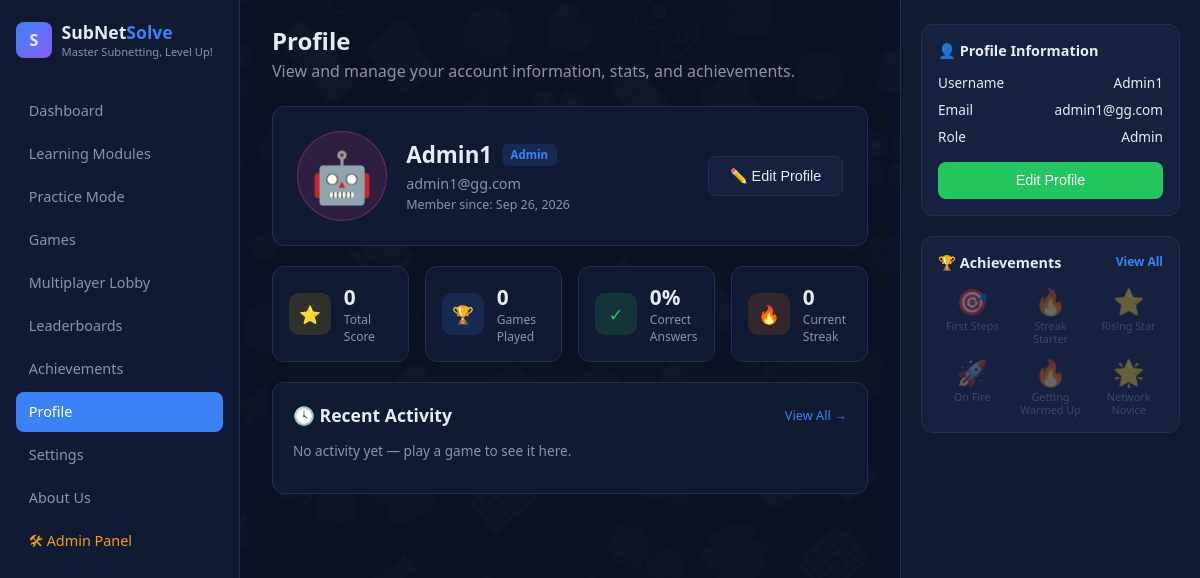
The app's page /profile.php (signed in) with its own data.
### tables this page shows
CREATE TABLE `users` (
  `id` int(11) NOT NULL,
  `username` varchar(50) NOT NULL,
  `email` varchar(100) NOT NULL,
  `password` varchar(255) NOT NULL,
  `avatar` varchar(30) NOT NULL DEFAULT 'fox',
  `is_admin` tinyint(1) NOT NULL DEFAULT 0,
  `created_at` datetime NOT NULL
);

CREATE TABLE `user_progress` (
  `user_id` int(11) NOT NULL,
  `level` int(11) NOT NULL DEFAULT 1,
  `career_xp` int(11) NOT NULL DEFAULT 0,
  `total_xp` int(11) NOT NULL DEFAULT 0,
  `xp_to_next_level` int(11) NOT NULL DEFAULT 500,
  `lessons_completed` int(11) NOT NULL DEFAULT 0,
  `quizzes_completed` int(11) NOT NULL DEFAULT 0,
  `total_correct` int(11) NOT NULL DEFAULT 0,
  `total_wrong` int(11) NOT NULL DEFAULT 0,
  `current_streak` int(11) NOT NULL DEFAULT 0,
  `last_activity_date` date DEFAULT NULL,
  `last_daily_challenge_date` date DEFAULT NULL
);

CREATE TABLE `badges` (
  `id` int(11) NOT NULL,
  `code` varchar(50) NOT NULL,
  `name` varchar(100) NOT NULL,
  `description` varchar(255) NOT NULL,
  `icon` varchar(10) NOT NULL,
  `criteria_type` varchar(30) NOT NULL,
  `criteria_value` int(11) NOT NULL
);

### profile.php (the view, shortened to what this page needs)
<?php
require "config.php";
require "includes/avatars.php";
$userId = $_SESSION["user_id"];
function load_user($conn, $userId) {
    $stmt = mysqli_prepare($conn, "SELECT username, email, avatar, is_admin, created_at FROM users WHERE id = ?");
    mysqli_stmt_bind_param($stmt, "i", $userId);
    mysqli_stmt_execute($stmt);
    return mysqli_stmt_get_result($stmt)->fetch_assoc();
}
$user = load_user($conn, $userId);
$roleLabel = !empty($user["is_admin"]) ? "Admin" : "Student";
$roleClass = !empty($user["is_admin"]) ? "in_progress" : "waiting";
$progStmt = mysqli_prepare($conn, "SELECT career_xp, quizzes_completed, total_correct, total_wrong, current_streak FROM user_progress WHERE user_id = ?");
mysqli_stmt_bind_param($progStmt, "i", $userId);
mysqli_stmt_execute($progStmt);
$prog = mysqli_stmt_get_result($progStmt)->fetch_assoc() ?: ["career_xp"=>0,"quizzes_completed"=>0,"total_correct"=>0,"total_wrong"=>0,"current_streak"=>0];
$totalAnswers = $prog["total_correct"] + $prog["total_wrong"];
$correctPct = $totalAnswers > 0 ? round(($prog["total_correct"] / $totalAnswers) * 100) : 0;
$showAll = isset($_GET["activity"]) && $_GET["activity"] === "all";
$limit = $showAll ? 20 : 5;
$activityResult = mysqli_query($conn, "SELECT game_type, points, played_at FROM scores WHERE user_id = $userId ORDER BY played_at DESC LIMIT $limit");
$badgesResult = mysqli_query($conn, "SELECT * FROM badges ORDER BY criteria_value LIMIT 6");
$earnedStmt = mysqli_prepare($conn, "SELECT badge_id FROM user_badges WHERE user_id = ?");
mysqli_stmt_bind_param($earnedStmt, "i", $userId);
mysqli_stmt_execute($earnedStmt);
$earnedIds = array_column(mysqli_stmt_get_result($earnedStmt)->fetch_all(MYSQLI_ASSOC), "badge_id");
?>
<!DOCTYPE html>
<html lang="en">
<head>
    <link rel="stylesheet" href="dash.css">
    <link rel="stylesheet" href="game.css">
</head>
<body>
<div class="layout">
    <aside class="sidebar">
        <div class="brand">
            <div class="logo">S</div>
            <div>
                <h1>SubNet<span>Solve</span></h1>
                <p>Master Subnetting, Level Up!</p>
            </div>
        </div>
        <a href="dashboard.php" class="nav-link">Dashboard</a>
        <a href="learning_modules.php" class="nav-link">Learning Modules</a>
        <a href="practice.php" class="nav-link">Practice Mode</a>
        <a href="games.php" class="nav-link">Games</a>
        <a href="lobby.php" class="nav-link">Multiplayer Lobby</a>
        <a href="leaderboards.php" class="nav-link">Leaderboards</a>
        <a href="achievements.php" class="nav-link">Achievements</a>
        <a href="profile.php" class="nav-link active">Profile</a>
        <a href="settings.php" class="nav-link">Settings</a>
        <a href="about.php" class="nav-link">About Us</a>
        <?php if (!empty($user["is_admin"])): ?>
            <a href="admin/dashboard.php" class="nav-link" style="color:var(--orange);">🛠 Admin Panel</a>
        <?php endif; ?>
    </aside>
    <main class="main">
        <div class="welcome">
            <h2>Profile</h2>
            <p>View and manage your account information, stats, and achievements.</p>
        </div>
        <div class="profile-hero">
            <div class="profile-hero-left">
                <?= render_avatar($user["avatar"], 90) ?>
                <div>
                    <div class="name-row">
                        <h2><?= htmlspecialchars($user["username"]) ?></h2>
                        <span class="role-tag <?= $roleClass ?>"><?= htmlspecialchars($roleLabel) ?></span>
                    </div>
                    <div class="email"><?= htmlspecialchars($user["email"]) ?></div>
                    <div class="member-since">Member since: <?= date("M j, Y", strtotime($user["created_at"])) ?></div>
                </div>
            </div>
            <button class="btn btn-secondary" id="editToggleBtn1" type="button">✏️ Edit Profile</button>
        </div>
        <div class="stat-grid-4">
            <div class="stat-card">
                <div class="stat-icon" style="background:rgba(234,179,8,0.15); color:var(--gold);">⭐</div>
                <div><div class="value"><?= number_format($prog["career_xp"]) ?></div><div class="label">Total Score</div></div>
            </div>
            <div class="stat-card">
                <div class="stat-icon" style="background:rgba(59,130,246,0.15); color:var(--blue);">🏆</div>
                <div><div class="value"><?= $prog["quizzes_completed"] ?></div><div class="label">Games Played</div></div>
            </div>
            <div class="stat-card">
                <div class="stat-icon" style="background:rgba(34,197,94,0.15); color:var(--green);">✓</div>
                <div><div class="value"><?= $correctPct ?>%</div><div class="label">Correct Answers</div></div>
            </div>
            <div class="stat-card">
                <div class="stat-icon" style="background:rgba(249,115,22,0.15); color:var(--orange);">🔥</div>
                <div><div class="value"><?= $prog["current_streak"] ?></div><div class="label">Current Streak</div></div>
            </div>
        </div>
        <div class="explore-panel">
            <div style="display:flex; justify-content:space-between; align-items:center; margin-bottom:0.8rem;">
                <h3 class="section-title" style="margin:0;">🕓 Recent Activity</h3>
                <?php if (!$showAll): ?>
                    <a href="profile.php?activity=all" style="font-size:0.8rem; color:var(--blue); text-decoration:none;">View All →</a>
                <?php else: ?>
                    <a href="profile.php" style="font-size:0.8rem; color:var(--blue); text-decoration:none;">Show Less</a>
                <?php endif; ?>
            </div>
            <?php if (mysqli_num_rows($activityResult) === 0): ?>
                <p style="color:var(--text-dim); font-size:0.85rem;">No activity yet — play a game to see it here.</p>
            <?php endif; ?>
        </div>
    </main>
    <aside class="right-col">
        <div class="panel-box">
            <h4>👤 Profile Information</h4>
            <div class="stat-line"><span>Username</span><span><?= htmlspecialchars($user["username"]) ?></span></div>
            <div class="stat-line"><span>Email</span><span><?= htmlspecialchars($user["email"]) ?></span></div>
            <div class="stat-line"><span>Role</span><span><?= htmlspecialchars($roleLabel) ?></span></div>
            <button class="btn btn-primary" id="editToggleBtn2" type="button" style="width:100%; margin-top:0.5rem;">Edit Profile</button>
        </div>
        <div class="panel-box">
            <h4>🏆 Achievements <a href="achievements.php" style="font-size:0.75rem; color:var(--blue); text-decoration:none;">View All</a></h4>
            <div style="display:grid; grid-template-columns:repeat(3,1fr); gap:0.6rem;">
                <?php while ($b = mysqli_fetch_assoc($badgesResult)):
                    $earned = in_array($b["id"], $earnedIds);
                ?>
                    <div style="text-align:center; opacity:<?= $earned ? "1" : "0.35" ?>;">
                        <div style="font-size:1.6rem;"><?= $b["icon"] ?></div>
                        <div style="font-size:0.68rem; color:var(--text-dim); line-height:1.2;"><?= htmlspecialchars($b["name"]) ?></div>
                    </div>
                <?php endwhile; ?>
            </div>
        </div>
    </aside>
</div>
</body>
</html>

### includes/avatars.php
<?php
function get_avatar_presets() {
    return [
        ["id" => "fox",     "emoji" => "🦊", "color" => "#f59e0b"],
        ["id" => "owl",     "emoji" => "🦉", "color" => "#8b5cf6"],
        ["id" => "wolf",    "emoji" => "🐺", "color" => "#3b82f6"],
        ["id" => "panda",   "emoji" => "🐼", "color" => "#22c55e"],
        ["id" => "lion",    "emoji" => "🦁", "color" => "#eab308"],
        ["id" => "octopus", "emoji" => "🐙", "color" => "#14b8a6"],
        ["id" => "dragon",  "emoji" => "🐉", "color" => "#ef4444"],
        ["id" => "robot",   "emoji" => "🤖", "color" => "#ec4899"],
    ];
}
function get_avatar_by_id($avatarId) {
    foreach (get_avatar_presets() as $a) {
        if ($a["id"] === $avatarId) return $a;
    }
    return ["id" => "fox", "emoji" => "🦊", "color" => "#f59e0b"];
}
function render_avatar($avatarId, $size = 34) {
    $a = get_avatar_by_id($avatarId);
    $fontSize = round($size * 0.55);
    return '<div style="width:' . $size . 'px; height:' . $size . 'px; border-radius:50%; background:' . $a["color"] . '22;
        display:flex; align-items:center; justify-content:center; font-size:' . $fontSize . 'px; flex-shrink:0;
        border:1px solid ' . $a["color"] . '55;">' . $a["emoji"] . '</div>';
}

### dash.css (style rules this page uses)
:root { --bg: #0b1224; --panel: #111a33; --panel-light: #16213f; --border: #23304f; --text: #e7ebf5; --text-dim: #8b93ab; --blue: #3b82f6; --purple: #8b5cf6; --green: #22c55e; --orange: #f59e0b; --gold: #eab308; --teal: #14b8a6; --radius: 12px; }
* { box-sizing: border-box; }
body { margin: 0; font-family: "Segoe UI", Arial, sans-serif; background: linear-gradient(rgba(11,18,36,0.85), rgba(11,18,36,0.85)), url('images/Background_edited.png'); background-size: cover; background-position: center; background-attachment: fixed; color: var(--text); }
.layout { display: grid; grid-template-columns: 240px 1fr 300px; min-height: 100vh; }
.sidebar { background: var(--panel); border-right: 1px solid var(--border); padding: 1.25rem 1rem; display: flex; flex-direction: column; }
.brand { display: flex; align-items: center; gap: 0.6rem; margin-bottom: 2rem; }
.brand .logo { width: 36px; height: 36px; border-radius: 8px; background: linear-gradient(135deg, var(--blue), var(--purple)); display: flex; align-items: center; justify-content: center; font-weight: bold; }
.brand h1 { font-size: 1.1rem; margin: 0; }
.brand h1 span { color: var(--blue); }
.brand p { margin: 0; font-size: 0.7rem; color: var(--text-dim); }
.nav-link { display: flex; align-items: center; gap: 0.7rem; padding: 0.65rem 0.8rem; border-radius: 8px; color: var(--text-dim); text-decoration: none; font-size: 0.9rem; margin-bottom: 0.2rem; }
.nav-link.active { background: var(--blue); color: #fff; }
.main { padding: 1.5rem 2rem; }
.profile-hero { display: flex; align-items: center; justify-content: space-between; background: var(--panel); border: 1px solid var(--border); border-radius: var(--radius); padding: 1.5rem; margin-bottom: 1.25rem; }
.profile-hero-left { display: flex; align-items: center; gap: 1.2rem; }
.profile-hero .name-row { display: flex; align-items: center; gap: 0.6rem; }
.profile-hero h2 { margin: 0; font-size: 1.4rem; }
.profile-hero .email { color: var(--text-dim); font-size: 0.9rem; margin: 0.2rem 0; }
.profile-hero .member-since { color: var(--text-dim); font-size: 0.78rem; }
.role-tag { background: rgba(59,130,246,0.15); color: var(--blue); font-size: 0.72rem; font-weight: bold; padding: 0.2rem 0.55rem; border-radius: 6px; }
.stat-grid-4 { display: grid; grid-template-columns: repeat(4, 1fr); gap: 1rem; margin-bottom: 1.25rem; }
.welcome h2 { margin: 0 0 0.2rem; }
.welcome p { margin: 0 0 1.5rem; color: var(--text-dim); }
.stat-card { background: var(--panel); border: 1px solid var(--border); border-radius: var(--radius); padding: 1rem; display: flex; align-items: center; gap: 0.8rem; }
.stat-icon { width: 42px; height: 42px; border-radius: 10px; display: flex; align-items: center; justify-content: center; font-size: 1.1rem; flex-shrink: 0; }
.stat-card .value { font-size: 1.3rem; font-weight: bold; }
.stat-card .label { font-size: 0.75rem; color: var(--text-dim); }
.section-title { font-size: 1.1rem; margin: 0 0 1rem; }
.explore-panel { background: var(--panel); border: 1px solid var(--border); border-radius: var(--radius); padding: 1.25rem; margin-bottom: 1.5rem; }
.right-col { background: var(--panel); border-left: 1px solid var(--border); padding: 1.5rem 1.25rem; }
.panel-box { background: var(--panel-light); border: 1px solid var(--border); border-radius: var(--radius); padding: 1rem; margin-bottom: 1.25rem; }
.panel-box h4 { margin: 0 0 0.8rem; font-size: 0.9rem; display: flex; justify-content: space-between; }
html,body { width: 100%; max-width: 100%; overflow-x: hidden; }

### records on screen
users: avatar "🤖", username "Admin1", is_admin "Admin", email "admin1@gg.com", created_at "Sep 26, 2026"
user_progress: career_xp "0", quizzes_completed "0", total_correct "0", current_streak "0"
badges: icon "🎯", name "First Steps"
badges: icon "🔥", name "Streak Starter"
badges: icon "⭐", name "Rising Star"
badges: icon "🚀", name "On Fire"
badges: icon "🔥", name "Getting Warmed Up"
badges: icon "🌟", name "Network Novice"
